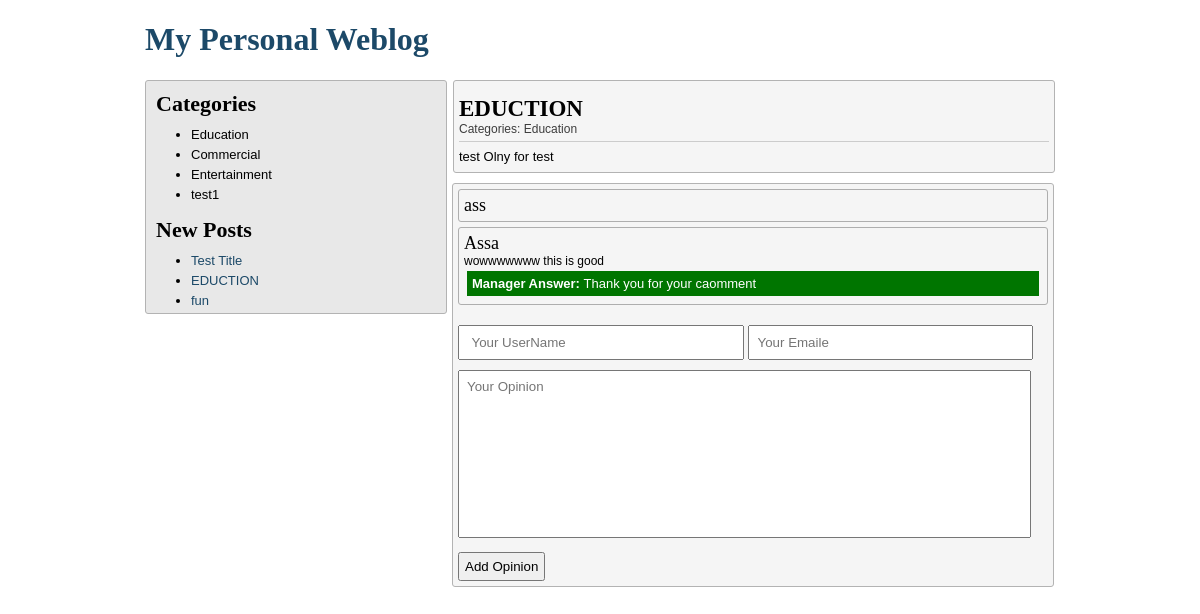
Page /post.php?post-id=6 on the committed database.
### tables this page shows
CREATE TABLE IF NOT EXISTS `posts` (
  `id` int(11) NOT NULL,
  `post_title` text NOT NULL,
  `post_text` varchar(100) NOT NULL,
  `post_cat` int(11) NOT NULL
);

CREATE TABLE IF NOT EXISTS `cats` (
  `id` int(11) NOT NULL,
  `cat_name` varchar(50) NOT NULL
);

CREATE TABLE IF NOT EXISTS `comments` (
  `id` int(11) NOT NULL,
  `user_email` varchar(30) NOT NULL,
  `user_name` varchar(30) NOT NULL,
  `post_id` int(11) NOT NULL,
  `answer` text,
  `comment` varchar(300) NOT NULL,
  `is_confirm` int(11) NOT NULL DEFAULT '0'
);

### post.php (the view, shortened to what this page needs)
<?php
global $db;
$post_id = $_GET['post-id'];
$get_post = mysqli_query($db, "SELECT * FROM posts WHERE id=$post_id");
$post = mysqli_fetch_assoc($get_post);
?>
<!doctype html>
<html lang="en">
<head>
    <link rel="stylesheet" href="styles.css" type="text/css">
</head>
<body>
<div id="container">
    <h1><a href="index.php"><?php echo constant('MY_BLOG_NAME') ?></a></h1>
    <div class="content">
        <div class="post">
            <div class="post-title"><?php echo $post['post_title'] ?></div>
            <div class="post-cat">Categories: <?php
                $post_cat = $post['post_cat'];
                $get_cat_name = mysqli_query($db, "SELECT * FROM cats WHERE id=$post_cat");
                $get_name = mysqli_fetch_assoc($get_cat_name);
                echo $get_name['cat_name'];
                ?></div>
            <div class="post-text"><?php echo $post['post_text'] ?></div>
        </div>
    </div>
    <div class="sidebar">
        <h3>Categories</h3>
        <ul>
            <?php
            $get_cats = mysqli_query($db, "SELECT * FROM cats");
            while ($row = mysqli_fetch_assoc($get_cats)) {
                ?>
                <li><?php echo $row['cat_name'] ?></li>
                <?php
            }
            ?>
        </ul>
        <h3>New Posts</h3>
        <ul>
            <?php
            $get_three_posts = mysqli_query($db, "SELECT * FROM posts ORDER BY id DESC LIMIT 3");
            while ($row = mysqli_fetch_assoc($get_three_posts)) {
                ?>
                <li><a href="post.php?post-id=<?php echo $row['id'] ?>"><?php echo $row['post_title'] ?></a></li>
                <?php
            }
            ?>
        </ul>
    </div>
    <div class="comments">
        <div class="show-comments">
            <?php
            $get_comments = mysqli_query($db, "SELECT * FROM comments WHERE post_id=$post_id");
            while ($row = mysqli_fetch_assoc($get_comments)) {
                ?>
                <div class="comment-item">
                    <div class="comment-username"><?php echo $row['user_name'] ?></div>
                    <div class="comment"><?php echo $row['comment'] ?></div>
                    <?php
                    if ($row['answer'] != null) {
                        ?>
                        <div class="comment-answer"><span style="font-weight: bold">Manager Answer: </span><?php echo $row['answer'] ?></div>
                        <?php
                    }
                    ?>
                </div>
                <?php
            }
                ?>
        </div>
        <div class="add-comment">
            <form action="action/add-new-comment.php" method="post">
                <input type="text" name="username" placeholder=" Your UserName">
                <input type="email" name="email" placeholder="Your Emaile"><br>
                <textarea name="comment" cols="30" rows="10" placeholder="Your Opinion"></textarea><br>
                <input type="submit" value="Add Opinion">
            </form>
        </div>
    </div>
</body>
</html>

### styles.css (style rules this page uses)
body { direction: ltr; }
h1 a { color: #1c4968; text-decoration: none; }
#container { width: 910px; margin: 0 auto; }
.content { width: 600px; background-color: red; padding: 0; margin: 0 0 10px 0; float: right; background-color: #f5f5f5;; border: 1px solid #b3b3b3; border-radius: 3px; }
.sidebar { width: 300px; background-color: green; padding: 0; margin: 0; float: left; background-color: #e8e8e8; border: 1px solid #b3b3b3; border-radius: 3px; }
.sidebar a { color: #1c4968; text-decoration: none; }
.sidebar h3 { padding: 10px 10px 0 10px; margin: 0; font-size: 22px; }
.sidebar ul { margin: 5px; }
.sidebar ul li { font-family:Arial; font-size:13px; padding-top:5px; }
.post { padding: 5px; }
.post .post-title { font-size: 23px; font-weight: bold; padding-top: 10px; }
.post .post-cat { font-family: Arial; font-size: 12px; color: #3d3d3d; padding-bottom: 5px; border-bottom: 1px solid #ccc; }
.post .post-text { padding-top: 5px; font-family: Arial; font-size: 13px; line-height: 20px; text-align: justify; }
.comments { width: 600px; background-color: red; padding: 0; margin: 0 0 10px 5px; float: left; background-color: #f5f5f5; border: 1px solid #b3b3b3; border-radius: 3px; }
.comments .add-comment { padding: 5px; }
.comments .add-comment input[type=text], .comments .add-comment input[type=email] { width: 45%; padding: 8px; margin: 10px 0 0 0; }
.comments .add-comment textarea { width: 94%; padding: 8px; margin: 10px 0 10px 0; resize: none; font-family: Arial; }
.comments .add-comment input[type=submit] { padding: 5px; cursor: pointer; }
.comment-item { border:1px solid #aeaeae; border-radius: 3px; margin: 5px; padding:5px; }
.comment-item .comment-username { font-size: 18px; }
.comment-item .comment { font-family: Arial; font-size: 12px; }
.comment-item .comment-answer { background-color: #007500; padding: 5px; margin: 3px; color: #fff; font-family: Arial; font-size: 13px; }

### rows in the picture
posts: post_title "EDUCTION", post_text "test Olny for test"
cats: cat_name "Education"
cats: cat_name "Commercial"
cats: cat_name "Entertainment"
cats: cat_name "test1"
posts: post_title "Test Title"
posts: post_title "fun"
comments: user_name "ass"
comments: user_name "Assa", comment "wowwwwwww this is good", answer "Thank you for your caomment"

### other values in the picture
constant('MY_BLOG_NAME') "My Personal Weblog"
